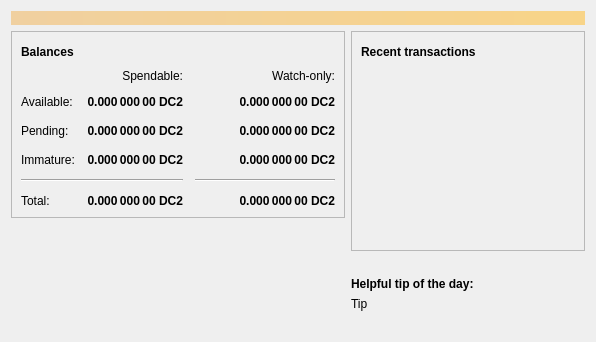
<?xml version="1.0" encoding="UTF-8"?>
<ui version="4.0">
 <class>OverviewPage</class>
 <widget class="QWidget" name="OverviewPage">
  <property name="geometry">
   <rect>
    <x>0</x>
    <y>0</y>
    <width>596</width>
    <height>342</height>
   </rect>
  </property>
  <property name="windowTitle">
   <string>Form</string>
  </property>
  <layout class="QVBoxLayout" name="topLayout">
   <item>
    <widget class="QLabel" name="labelAlerts">
     <property name="visible">
      <bool>false</bool>
     </property>
     <property name="styleSheet">
      <string notr="true">QLabel { background-color: qlineargradient(x1: 0, y1: 0, x2: 1, y2: 0, stop:0 #F0D0A0, stop:1 #F8D488); color:#000000; }</string>
     </property>
     <property name="wordWrap">
      <bool>true</bool>
     </property>
     <property name="margin">
      <number>3</number>
     </property>
     <property name="textInteractionFlags">
      <set>Qt::TextSelectableByMouse</set>
     </property>
    </widget>
   </item>
   <item>
    <layout class="QHBoxLayout" name="horizontalLayout" stretch="1,1">
     <item>
      <layout class="QVBoxLayout" name="verticalLayout_2">
       <item>
        <widget class="QFrame" name="frame">
         <property name="frameShape">
          <enum>QFrame::StyledPanel</enum>
         </property>
         <property name="frameShadow">
          <enum>QFrame::Raised</enum>
         </property>
         <layout class="QVBoxLayout" name="verticalLayout_4">
          <item>
           <layout class="QHBoxLayout" name="horizontalLayout_4">
            <item>
             <widget class="QLabel" name="label_5">
              <property name="font">
               <font>
                <weight>75</weight>
                <bold>true</bold>
               </font>
              </property>
              <property name="text">
               <string>Balances</string>
              </property>
             </widget>
            </item>
            <item>
             <widget class="QPushButton" name="labelWalletStatus">
              <property name="enabled">
               <bool>true</bool>
              </property>
              <property name="maximumSize">
               <size>
                <width>30</width>
                <height>16777215</height>
               </size>
              </property>
              <property name="toolTip">
               <string>The displayed information may be out of date. Your wallet automatically synchronizes with the Dogecoin2 network after a connection is established, but this process has not completed yet.</string>
              </property>
              <property name="text">
               <string/>
              </property>
              <property name="icon">
               <iconset resource="../bitcoin.qrc">
                <normaloff>:/icons/warning</normaloff>
                <disabledoff>:/icons/warning</disabledoff>:/icons/warning</iconset>
              </property>
              <property name="iconSize">
               <size>
                <width>24</width>
                <height>24</height>
               </size>
              </property>
              <property name="flat">
               <bool>true</bool>
              </property>
             </widget>
            </item>
            <item>
             <spacer name="horizontalSpacer_3">
              <property name="orientation">
               <enum>Qt::Horizontal</enum>
              </property>
              <property name="sizeHint" stdset="0">
               <size>
                <width>40</width>
                <height>20</height>
               </size>
              </property>
             </spacer>
            </item>
           </layout>
          </item>
          <item>
           <layout class="QGridLayout" name="gridLayout">
            <property name="spacing">
             <number>12</number>
            </property>
            <item row="2" column="2">
             <widget class="QLabel" name="labelWatchPending">
              <property name="font">
               <font>
                <weight>75</weight>
                <bold>true</bold>
               </font>
              </property>
              <property name="cursor">
               <cursorShape>IBeamCursor</cursorShape>
              </property>
              <property name="toolTip">
               <string>Unconfirmed transactions to watch-only addresses</string>
              </property>
              <property name="text">
               <string notr="true">0.000 000 00 DC2</string>
              </property>
              <property name="alignment">
               <set>Qt::AlignRight|Qt::AlignTrailing|Qt::AlignVCenter</set>
              </property>
              <property name="textInteractionFlags">
               <set>Qt::LinksAccessibleByMouse|Qt::TextSelectableByKeyboard|Qt::TextSelectableByMouse</set>
              </property>
             </widget>
            </item>
            <item row="2" column="1">
             <widget class="QLabel" name="labelUnconfirmed">
              <property name="font">
               <font>
                <weight>75</weight>
                <bold>true</bold>
               </font>
              </property>
              <property name="cursor">
               <cursorShape>IBeamCursor</cursorShape>
              </property>
              <property name="toolTip">
               <string>Total of transactions that have yet to be confirmed, and do not yet count toward the spendable balance</string>
              </property>
              <property name="text">
               <string notr="true">0.000 000 00 DC2</string>
              </property>
              <property name="alignment">
               <set>Qt::AlignRight|Qt::AlignTrailing|Qt::AlignVCenter</set>
              </property>
              <property name="textInteractionFlags">
               <set>Qt::LinksAccessibleByMouse|Qt::TextSelectableByKeyboard|Qt::TextSelectableByMouse</set>
              </property>
             </widget>
            </item>
            <item row="3" column="2">
             <widget class="QLabel" name="labelWatchImmature">
              <property name="font">
               <font>
                <weight>75</weight>
                <bold>true</bold>
               </font>
              </property>
              <property name="cursor">
               <cursorShape>IBeamCursor</cursorShape>
              </property>
              <property name="toolTip">
               <string>Mined balance in watch-only addresses that has not yet matured</string>
              </property>
              <property name="text">
               <string notr="true">0.000 000 00 DC2</string>
              </property>
              <property name="alignment">
               <set>Qt::AlignRight|Qt::AlignTrailing|Qt::AlignVCenter</set>
              </property>
              <property name="textInteractionFlags">
               <set>Qt::LinksAccessibleByMouse|Qt::TextSelectableByKeyboard|Qt::TextSelectableByMouse</set>
              </property>
             </widget>
            </item>
            <item row="4" column="0" colspan="2">
             <widget class="Line" name="line">
              <property name="orientation">
               <enum>Qt::Horizontal</enum>
              </property>
             </widget>
            </item>
            <item row="4" column="2">
             <widget class="Line" name="lineWatchBalance">
              <property name="sizePolicy">
               <sizepolicy hsizetype="Preferred" vsizetype="Fixed">
                <horstretch>0</horstretch>
                <verstretch>0</verstretch>
               </sizepolicy>
              </property>
              <property name="minimumSize">
               <size>
                <width>140</width>
                <height>0</height>
               </size>
              </property>
              <property name="orientation">
               <enum>Qt::Horizontal</enum>
              </property>
             </widget>
            </item>
            <item row="5" column="0">
             <widget class="QLabel" name="labelTotalText">
              <property name="text">
               <string>Total:</string>
              </property>
             </widget>
            </item>
            <item row="3" column="1">
             <widget class="QLabel" name="labelImmature">
              <property name="font">
               <font>
                <weight>75</weight>
                <bold>true</bold>
               </font>
              </property>
              <property name="cursor">
               <cursorShape>IBeamCursor</cursorShape>
              </property>
              <property name="toolTip">
               <string>Mined balance that has not yet matured</string>
              </property>
              <property name="text">
               <string notr="true">0.000 000 00 DC2</string>
              </property>
              <property name="alignment">
               <set>Qt::AlignRight|Qt::AlignTrailing|Qt::AlignVCenter</set>
              </property>
              <property name="textInteractionFlags">
               <set>Qt::LinksAccessibleByMouse|Qt::TextSelectableByKeyboard|Qt::TextSelectableByMouse</set>
              </property>
             </widget>
            </item>
            <item row="2" column="3">
             <spacer name="horizontalSpacer_2">
              <property name="orientation">
               <enum>Qt::Horizontal</enum>
              </property>
              <property name="sizeHint" stdset="0">
               <size>
                <width>40</width>
                <height>20</height>
               </size>
              </property>
             </spacer>
            </item>
            <item row="3" column="0">
             <widget class="QLabel" name="labelImmatureText">
              <property name="text">
               <string>Immature:</string>
              </property>
             </widget>
            </item>
            <item row="5" column="1">
             <widget class="QLabel" name="labelTotal">
              <property name="font">
               <font>
                <weight>75</weight>
                <bold>true</bold>
               </font>
              </property>
              <property name="cursor">
               <cursorShape>IBeamCursor</cursorShape>
              </property>
              <property name="toolTip">
               <string>Your current total balance</string>
              </property>
              <property name="text">
               <string notr="true">0.000 000 00 DC2</string>
              </property>
              <property name="alignment">
               <set>Qt::AlignRight|Qt::AlignTrailing|Qt::AlignVCenter</set>
              </property>
              <property name="textInteractionFlags">
               <set>Qt::LinksAccessibleByMouse|Qt::TextSelectableByKeyboard|Qt::TextSelectableByMouse</set>
              </property>
             </widget>
            </item>
            <item row="5" column="2">
             <widget class="QLabel" name="labelWatchTotal">
              <property name="font">
               <font>
                <weight>75</weight>
                <bold>true</bold>
               </font>
              </property>
              <property name="cursor">
               <cursorShape>IBeamCursor</cursorShape>
              </property>
              <property name="toolTip">
               <string>Current total balance in watch-only addresses</string>
              </property>
              <property name="text">
               <string notr="true">0.000 000 00 DC2</string>
              </property>
              <property name="alignment">
               <set>Qt::AlignRight|Qt::AlignTrailing|Qt::AlignVCenter</set>
              </property>
              <property name="textInteractionFlags">
               <set>Qt::LinksAccessibleByMouse|Qt::TextSelectableByKeyboard|Qt::TextSelectableByMouse</set>
              </property>
             </widget>
            </item>
            <item row="0" column="2">
             <widget class="QLabel" name="labelWatchonly">
              <property name="text">
               <string>Watch-only:</string>
              </property>
              <property name="alignment">
               <set>Qt::AlignRight|Qt::AlignTrailing|Qt::AlignVCenter</set>
              </property>
             </widget>
            </item>
            <item row="1" column="0">
             <widget class="QLabel" name="labelBalanceText">
              <property name="text">
               <string>Available:</string>
              </property>
             </widget>
            </item>
            <item row="1" column="1">
             <widget class="QLabel" name="labelBalance">
              <property name="font">
               <font>
                <weight>75</weight>
                <bold>true</bold>
               </font>
              </property>
              <property name="cursor">
               <cursorShape>IBeamCursor</cursorShape>
              </property>
              <property name="toolTip">
               <string>Your current spendable balance</string>
              </property>
              <property name="text">
               <string notr="true">0.000 000 00 DC2</string>
              </property>
              <property name="alignment">
               <set>Qt::AlignRight|Qt::AlignTrailing|Qt::AlignVCenter</set>
              </property>
              <property name="textInteractionFlags">
               <set>Qt::LinksAccessibleByMouse|Qt::TextSelectableByKeyboard|Qt::TextSelectableByMouse</set>
              </property>
             </widget>
            </item>
            <item row="1" column="2">
             <widget class="QLabel" name="labelWatchAvailable">
              <property name="font">
               <font>
                <weight>75</weight>
                <bold>true</bold>
               </font>
              </property>
              <property name="cursor">
               <cursorShape>IBeamCursor</cursorShape>
              </property>
              <property name="toolTip">
               <string>Your current balance in watch-only addresses</string>
              </property>
              <property name="text">
               <string notr="true">0.000 000 00 DC2</string>
              </property>
              <property name="alignment">
               <set>Qt::AlignRight|Qt::AlignTrailing|Qt::AlignVCenter</set>
              </property>
              <property name="textInteractionFlags">
               <set>Qt::LinksAccessibleByMouse|Qt::TextSelectableByKeyboard|Qt::TextSelectableByMouse</set>
              </property>
             </widget>
            </item>
            <item row="2" column="0">
             <widget class="QLabel" name="labelPendingText">
              <property name="text">
               <string>Pending:</string>
              </property>
             </widget>
            </item>
            <item row="0" column="1">
             <widget class="QLabel" name="labelSpendable">
              <property name="text">
               <string>Spendable:</string>
              </property>
              <property name="alignment">
               <set>Qt::AlignRight|Qt::AlignTrailing|Qt::AlignVCenter</set>
              </property>
             </widget>
            </item>
           </layout>
          </item>
         </layout>
        </widget>
       </item>
       <item>
        <spacer name="verticalSpacer">
         <property name="orientation">
          <enum>Qt::Vertical</enum>
         </property>
         <property name="sizeHint" stdset="0">
          <size>
           <width>20</width>
           <height>40</height>
          </size>
         </property>
        </spacer>
       </item>
       <item>
        <layout class="QGridLayout" name="logo_grid">
          <item>
            <widget class="QLabel" name="label_wallet_bgcoin">
             <property name="text">
              <string/>
             </property>
             <property name="pixmap">
              <pixmap resource="../bitcoin.qrc">:/icons/wallet_bgcoin</pixmap>
             </property>
             <property name="scaledContents">
              <bool>false</bool>
             </property>
             <property name="alignment">
              <set>Qt::AlignCenter</set>
             </property>
             <property name="margin">
              <number>-2</number>
             </property>
            </widget>
          </item>
          <item>
            <widget class="QLabel" name="label_wallet_version_overlay">
              <property name="text">
               <string></string>
              </property>
              <property name="pixmap">
              </property>
              <property name="scaledContents">
               <bool>false</bool>
              </property>
              <property name="alignment">
               <set>Qt::AlignLeft|Qt::AlignBottom</set>
              </property>
              <property name="margin">
               <number>2</number>
              </property>
            </widget>
          </item>
        </layout>
       </item>
      </layout>
     </item>
     <item>
      <layout class="QVBoxLayout" name="verticalLayout_3">
       <item>
        <widget class="QFrame" name="frame_2">
         <property name="frameShape">
          <enum>QFrame::StyledPanel</enum>
         </property>
         <property name="frameShadow">
          <enum>QFrame::Raised</enum>
         </property>
         <layout class="QVBoxLayout" name="verticalLayout">
          <item>
           <layout class="QHBoxLayout" name="horizontalLayout_2">
            <item>
             <widget class="QLabel" name="label_4">
              <property name="font">
               <font>
                <weight>75</weight>
                <bold>true</bold>
               </font>
              </property>
              <property name="text">
               <string>Recent transactions</string>
              </property>
             </widget>
            </item>
            <item>
             <widget class="QPushButton" name="labelTransactionsStatus">
              <property name="enabled">
               <bool>true</bool>
              </property>
              <property name="maximumSize">
               <size>
                <width>30</width>
                <height>16777215</height>
               </size>
              </property>
              <property name="toolTip">
               <string>The displayed information may be out of date. Your wallet automatically synchronizes with the Dogecoin2 network after a connection is established, but this process has not completed yet.</string>
              </property>
              <property name="text">
               <string/>
              </property>
              <property name="icon">
               <iconset resource="../bitcoin.qrc">
                <normaloff>:/icons/warning</normaloff>
                <disabledoff>:/icons/warning</disabledoff>:/icons/warning</iconset>
              </property>
              <property name="iconSize">
               <size>
                <width>24</width>
                <height>24</height>
               </size>
              </property>
              <property name="flat">
               <bool>true</bool>
              </property>
             </widget>
            </item>
            <item>
             <spacer name="horizontalSpacer">
              <property name="orientation">
               <enum>Qt::Horizontal</enum>
              </property>
              <property name="sizeHint" stdset="0">
               <size>
                <width>40</width>
                <height>20</height>
               </size>
              </property>
             </spacer>
            </item>
           </layout>
          </item>
          <item>
           <widget class="QListView" name="listTransactions">
            <property name="styleSheet">
             <string notr="true">QListView { background: transparent; }</string>
            </property>
            <property name="frameShape">
             <enum>QFrame::NoFrame</enum>
            </property>
            <property name="verticalScrollBarPolicy">
             <enum>Qt::ScrollBarAlwaysOff</enum>
            </property>
            <property name="horizontalScrollBarPolicy">
             <enum>Qt::ScrollBarAlwaysOff</enum>
            </property>
            <property name="selectionMode">
             <enum>QAbstractItemView::NoSelection</enum>
            </property>
           </widget>
          </item>
         </layout>
        </widget>
       </item>
       <item>
        <spacer name="verticalSpacer_2">
         <property name="orientation">
          <enum>Qt::Vertical</enum>
         </property>
         <property name="sizeHint" stdset="0">
          <size>
           <width>20</width>
           <height>40</height>
          </size>
         </property>
        </spacer>
       </item>
       <item>
        <layout class="QVBoxLayout" name="verticalLayout_5">
         <property name="topMargin">
          <number>0</number>
         </property>
         <item>
          <widget class="QLabel" name="label_tip_header">
           <property name="font">
            <font>
             <weight>75</weight>
             <bold>true</bold>
            </font>
           </property>
           <property name="text">
            <string>Helpful tip of the day:</string>
           </property>
          </widget>
         </item>
         <item>
          <widget class="QLabel" name="label_tip">
           <property name="text">
            <string>Tip</string>
           </property>
          </widget>
         </item>
         <item>
          <spacer name="verticalSpacer_3">
           <property name="orientation">
            <enum>Qt::Vertical</enum>
           </property>
           <property name="sizeType">
            <enum>QSizePolicy::Maximum</enum>
           </property>
           <property name="sizeHint" stdset="0">
            <size>
             <width>20</width>
             <height>40</height>
            </size>
           </property>
          </spacer>
         </item>
        </layout>
       </item>
      </layout>
     </item>
    </layout>
   </item>
  </layout>
 </widget>
 <resources>
  <include location="../bitcoin.qrc"/>
 </resources>
 <connections/>
</ui>
